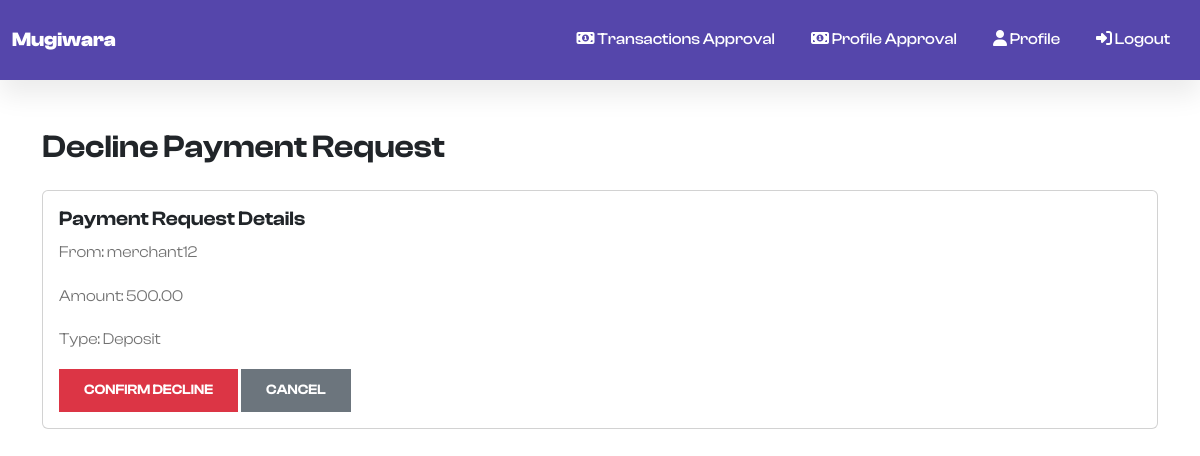
The app's page /decline_payment_request/1/ (signed in), older data.
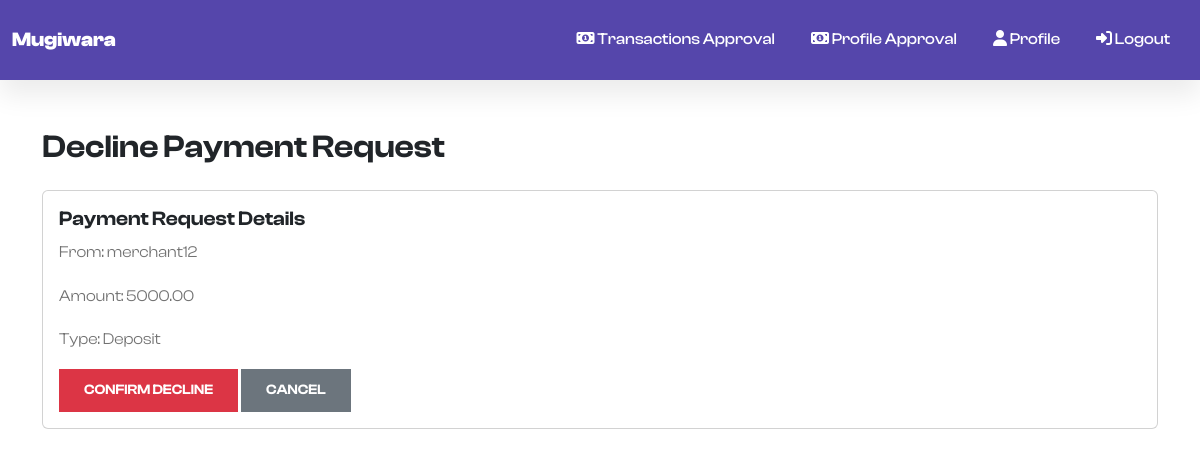
The same page, newer data.
### users/models.py (models this page shows, shortened)
class PaymentRequest(models.Model):
    TRANSACTION_CHOICES = [
        ('deposit', 'Deposit'),
        ('withdraw', 'Withdraw'),
        ('transfer', 'Transfer')
    ]
    merchant = models.ForeignKey(BankingUser, on_delete=models.CASCADE, related_name='submitted_payments')
    transaction_type = models.CharField(max_length=8, choices=TRANSACTION_CHOICES)
    client1 = models.ForeignKey(BankingUser, on_delete=models.CASCADE, related_name='client1_payments')
    client2 = models.ForeignKey(BankingUser, on_delete=models.CASCADE, related_name='client2_payments', null=True, blank=True)
    amount = models.DecimalField(max_digits=10, decimal_places=2)
    otp = models.CharField(max_length=6, blank=True)
    otp_verified = models.BooleanField(default=False)
    transaction_approved = models.BooleanField(default=False)
    status = models.CharField(max_length=20, choices=[('pending', 'Pending'), ('approved', 'Approved'), ('declined', 'Declined')], default='pending')
    awaiting_internal_approval = models.BooleanField(default=False)

class BankingUser(models.Model):
    User_types = {
        'iu_re': 'Regular Employee',
        'iu_sm': 'System Manager',
        'iu_sa': 'System Administrator',
        'eu_cust': 'Customer',
        'eu_mo': 'Merchant/Organization',
    }
    modification_status = {
        'pending': 'Waiting for Approval',
        'rejected': 'Rejected',
        'approved': 'Approved'
    }
    requesting_deletion = {
        'yes': 'Yes',
        'no': 'No'
    }
    user = models.OneToOneField(User, on_delete = models.CASCADE, related_name = 'user')
    usertype = models.CharField(max_length = 256, choices = User_types)
    dob = models.DateField(default = None, blank = True, null = True)
    mobile_number = models.CharField(max_length = 256, default=None, blank=True, null = True)
    street_address = models.CharField(max_length = 512, default=None, blank=True, null = True)
    city = models.CharField(max_length = 128, default=None, blank=True, null = True)
    state = models.CharField(max_length = 128, default=None, blank=True, null = True)
    zip_code = models.CharField(max_length = 10, default=None, blank=True, null = True)
    country = models.CharField(max_length = 256, default=None, blank=True, null = True)
    account_created = models.DateTimeField(auto_now_add = True, null = True)
    user_handler = models.ForeignKey("BankingUser", on_delete = models.CASCADE, related_name = 'internal_user', blank=True, null = True)
    pd_modification_status = models.CharField(max_length = 128, choices = modification_status, blank=True, null = True)
    pd_modified = models.DateTimeField(auto_now = True, blank=True, null = True)
    deletion = models.CharField(max_length = 128, choices = requesting_deletion, blank=True, null = True, default = 'no')
    deletion_status = models.CharField(max_length = 128, choices = modification_status, blank=True, null = True)

### users/views.py (the view)
# urls.py: path('decline_payment_request/<int:request_id>/', views.decline_payment_request, name='decline_payment_request'),
@login_required
def decline_payment_request(request, request_id):
    payment_request = get_object_or_404(PaymentRequest, id=request_id)
    if payment_request.status == 'pending':
        if request.method == 'POST':
            payment_request.status = 'declined'
            payment_request.save()
            messages.success(request, 'Payment request declined.')
            return redirect('all_transactions')  # Adjust the redirect as needed
        else:
            return render(request, 'users/decline_payment_request.html', {'payment_request': payment_request})
    else:
        messages.error(request, 'This payment request cannot be declined.')
        return redirect('users/all_transactions')  # Adjust the redirect as needed

### users/templates/users/decline_payment_request.html (shortened to what this page needs)
{% extends 'users/base.html' %}
{% load crispy_forms_tags %}
{% block content %}
<div class="container mt-5">
    <h2 class="mb-4">Decline Payment Request</h2>
    <div class="card">
        <div class="card-body">
            <h5 class="card-title">Payment Request Details</h5>
            <p class="card-text">From: {{ payment_request.merchant.user.username }}</p>
            <p class="card-text">Amount: {{ payment_request.amount }}</p>
            <p class="card-text">Type: {{ payment_request.get_transaction_type_display }}</p>
            <form method="POST">
                <button type="submit" class="btn btn-danger">Confirm Decline</button>
                <a href="{% url 'all_transactions' %}" class="btn btn-secondary">Cancel</a>
            </form>
        </div>
    </div>
</div>
{% endblock %}

Row changes from the older to the newer data that the page shows:
changed PaymentRequest "Deposit": amount "500.00" → "5000.00"
